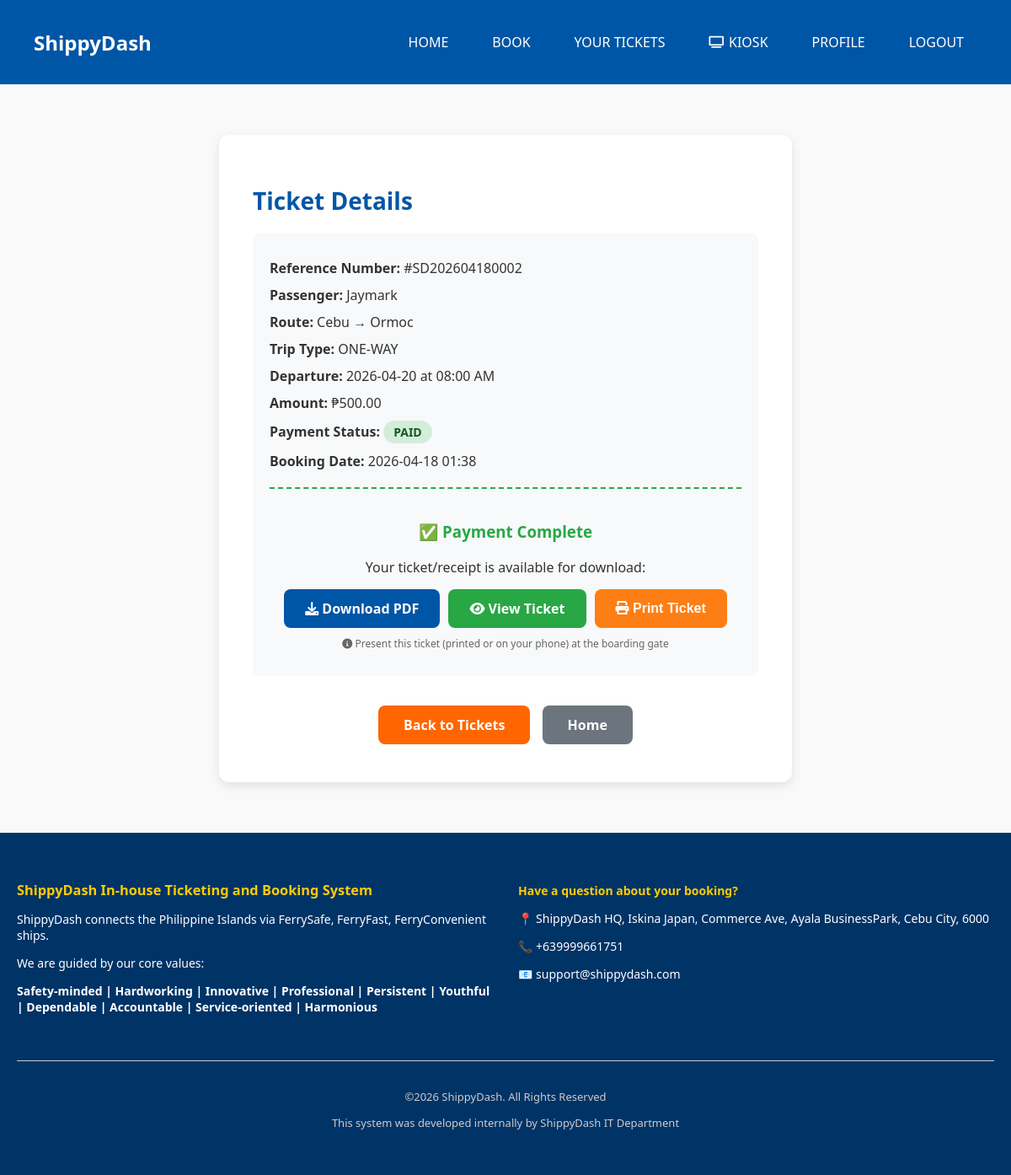
Screenshot of /ticket/2 (signed in) with the database file from the repository.
### ticketingsystem.py (models this page shows, shortened)
class Ticket(db.Model):
    id = db.Column(db.Integer, primary_key=True)
    user_id = db.Column(db.Integer, db.ForeignKey('user.id'), nullable=False)
    passenger_name = db.Column(db.String(100), nullable=False)
    passenger_email = db.Column(db.String(120), nullable=False)
    passenger_phone = db.Column(db.String(20), nullable=True)
    route = db.Column(db.String(200), nullable=False)
    departure_date = db.Column(db.String(50), nullable=False)
    departure_time = db.Column(db.String(50), default="08:00 AM")
    return_date = db.Column(db.String(50), nullable=True)
    return_time = db.Column(db.String(50), nullable=True)
    trip_type = db.Column(db.String(20), nullable=False, default="one-way")
    amount = db.Column(db.Float, nullable=False, default=0.0)
    payment_status = db.Column(db.String(50), default="pending")
    payment_method = db.Column(db.String(50), nullable=True)
    payment_intent_id = db.Column(db.String(100), nullable=True)
    checkout_session_id = db.Column(db.String(100), nullable=True)
    checkout_url = db.Column(db.String(500), nullable=True)
    reference_number = db.Column(db.String(50), unique=True, nullable=True)
    status = db.Column(db.String(50), default="active")
    seat_number = db.Column(db.String(20), nullable=True)
    special_requests = db.Column(db.Text, nullable=True)
    verification_code = db.Column(db.String(20), nullable=True)
    created_at = db.Column(db.DateTime, default=datetime.utcnow)
    updated_at = db.Column(db.DateTime, onupdate=datetime.utcnow)
    user = db.relationship('User', backref=db.backref('tickets', lazy=True))

### ticketingsystem.py (the view)
@app.route('/ticket/<int:ticket_id>')
def ticket_detail(ticket_id):
    if 'user_id' not in session:
        return redirect(url_for('login'))
    ticket = Ticket.query.get_or_404(ticket_id)
    if ticket.passenger_email != session['user_email'] and not session.get('is_admin'):
        flash('You do not have permission to view this ticket.', 'error')
        return redirect(url_for('tickets'))
    return render_template('ticket_detail.html', ticket=ticket)

### Templates/ticket_detail.html (shortened to what this page needs)
{% extends "base.html" %}
{% block content %}
<div class="booking-card">
    <h1>Ticket Details</h1>
    <div class="ticket-info">
        <p><strong>Reference Number:</strong> #{{ ticket.reference_number }}</p>
        <p><strong>Passenger:</strong> {{ ticket.passenger_name }}</p>
        <p><strong>Route:</strong> {{ ticket.route }}</p>
        <p><strong>Trip Type:</strong> {{ ticket.trip_type|upper }}</p>
        <p><strong>Departure:</strong> {{ ticket.departure_date }} at {{ ticket.departure_time }}</p>
        <p><strong>Amount:</strong> ₱{{ "%.2f"|format(ticket.amount) }}</p>
        <p><strong>Payment Status:</strong>
            <span class="status-badge status-{{ ticket.payment_status }}">
                {{ ticket.payment_status|upper }}
            </span>
        </p>
        <p><strong>Booking Date:</strong> {{ ticket.created_at.strftime('%Y-%m-%d %H:%M') if ticket.created_at else 'N/A' }}</p>
        {% if ticket.payment_status == 'paid' %}
        <div style="margin-top: 20px; padding-top: 20px; border-top: 2px dashed #28a745; text-align: center;">
            <h3 style="color: #28a745;">✅ Payment Complete</h3>
            <p style="margin-bottom: 15px;">Your ticket/receipt is available for download:</p>
            <div style="display: flex; gap: 10px; justify-content: center; flex-wrap: wrap;">
                <a href="{{ url_for('download_receipt', ticket_id=ticket.id) }}" class="receipt-btn download-btn">
                    <i class="fas fa-download"></i> Download PDF
                </a>
                <a href="{{ url_for('view_receipt', ticket_id=ticket.id) }}" target="_blank" class="receipt-btn view-btn">
                    <i class="fas fa-eye"></i> View Ticket
                </a>
                <button onclick="printTicket()" class="receipt-btn print-btn">
                    <i class="fas fa-print"></i> Print Ticket
                </button>
            </div>
            <p style="font-size: 12px; color: #666; margin-top: 10px;">
                <i class="fas fa-info-circle"></i> Present this ticket (printed or on your phone) at the boarding gate
            </p>
        </div>
        {% endif %}
    </div>
    <div style="margin-top: 30px; text-align: center;">
        <a href="{{ url_for('tickets') }}" class="search-btn" style="display: inline-block; width: auto; padding: 12px 30px;">Back to Tickets</a>
        <a href="{{ url_for('home') }}" class="auth-btn" style="display: inline-block; width: auto; padding: 12px 30px;">Home</a>
    </div>
</div>
{% endblock %}

### static/style.css (style rules this page uses)
body { margin: 0; font-family: 'Segoe UI', sans-serif; background-color: #f9f9f9; color: #333; }
.search-btn { display: block; width: 100%; background-color: #ff6600; color: white; font-size: 20px; font-weight: bold; padding: 15px; border: none; border-radius: 8px; cursor: pointer; transition: background-color 0.3s ease; }
.booking-card { background: white; padding: 40px; border-radius: 12px; box-shadow: 0 4px 12px rgba(0,0,0,0.1); max-width: 600px; margin: 60px auto; text-align: left; }
.booking-card h1 { color: #0056a6; margin-bottom: 20px; font-size: 28px; }
.search-btn { display: block; width: 100%; background-color: #ffcc00; color: #000; font-size: 20px; font-weight: bold; padding: 15px; border: none; border-radius: 8px; cursor: pointer; transition: background-color 0.3s ease; }
.auth-btn { width: 100%; background-color: #ff6600; color: white; font-size: 18px; font-weight: bold; padding: 12px; border: none; border-radius: 8px; cursor: pointer; transition: background-color 0.3s ease; }

### Templates/ticket_detail.html (style rules this page uses)
.ticket-info { background: #f8f9fa; padding: 20px; border-radius: 8px; margin: 20px 0; }
.ticket-info p { margin: 10px 0; font-size: 16px; }
.status-badge { padding: 4px 12px; border-radius: 20px; font-size: 14px; font-weight: bold; display: inline-block; }
.status-paid { background: #d4edda; color: #155724; }
.receipt-btn { display: inline-block; padding: 12px 25px; border-radius: 8px; font-size: 16px; font-weight: 600; text-decoration: none; transition: all 0.3s ease; border: none; cursor: pointer; }
.download-btn { background: #0056a6; color: white; }
.view-btn { background: #28a745; color: white; }
.print-btn { background: #fd7e14; color: white; }
.search-btn, .auth-btn { text-decoration: none; margin: 5px; }
.search-btn { background-color: #ff6600; color: white; border: none; border-radius: 8px; font-size: 16px; font-weight: 600; cursor: pointer; transition: background-color 0.3s ease; }
.auth-btn { background-color: #6c757d; color: white; border: none; border-radius: 8px; font-size: 16px; font-weight: 600; cursor: pointer; transition: background-color 0.3s ease; }

### rows the page displays
Ticket: reference_number "SD202604180002", passenger_name "Jaymark", route "Cebu → Ormoc", trip_type "ONE-WAY", departure_date "2026-04-20", departure_time "08:00 AM", amount "500.00", payment_status "PAID", created_at "2026-04-18 01:38"
